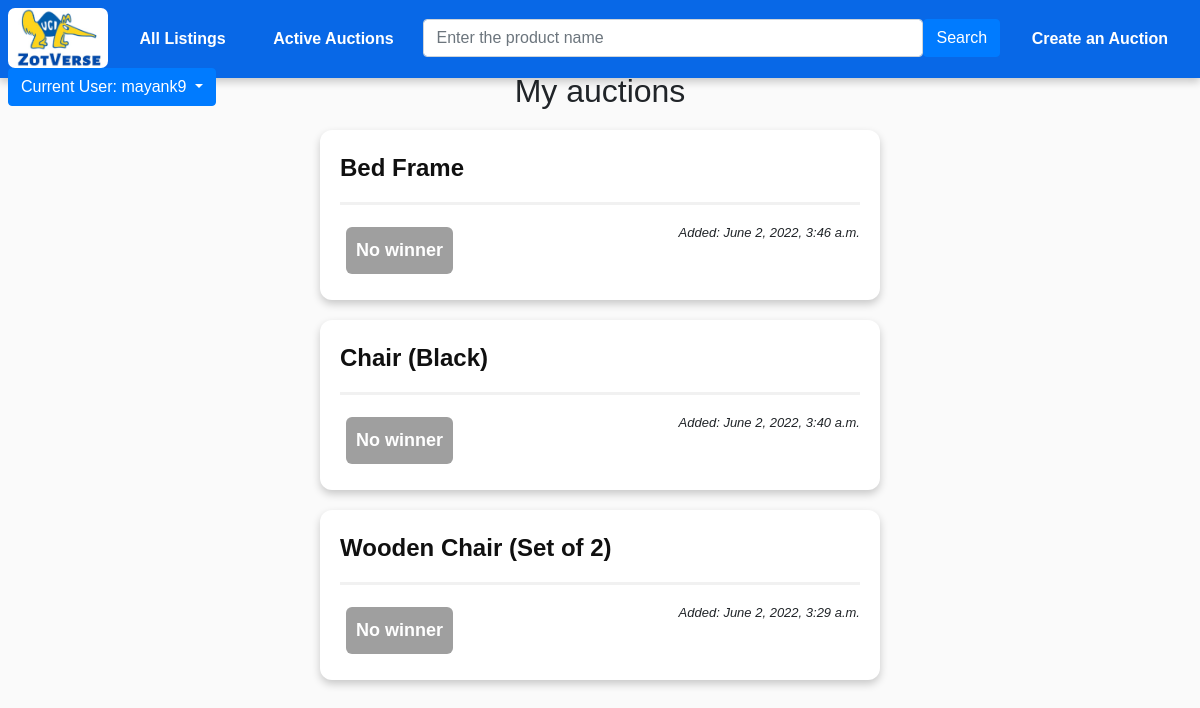
Page /myauctions/ (signed in) on the committed database.
### auctions/models.py (models this page shows, shortened)
class Auction(models.Model):
    author = models.ForeignKey(User, on_delete=models.CASCADE)
    title = models.CharField(max_length=300)
    desc = models.CharField(max_length=2000, blank=True)
    image = models.ImageField(upload_to='auction_images/', blank=True, default = 'auction_images/default/default.svg')
    min_value = models.IntegerField()
    date_added = models.DateTimeField()
    duration = models.FloatField(default=24)
    is_active = models.BooleanField(default=True)
    winner = models.ForeignKey(User, on_delete=models.SET("(deleted)"),
                               blank=True,
                               null=True,
                               related_name="auction_winner",
                               related_query_name="auction_winner")
    final_value = models.IntegerField(blank=True, null=True)
    def resolve(self):
        if self.is_active:
            if self.has_expired():
                highest_bid = Bid.objects.filter(auction=self).order_by('-amount').order_by('date').first()
                if highest_bid:
                    self.winner = highest_bid.bidder
                    self.final_value = highest_bid.amount
                self.is_active = False
                self.save()

### auctions/views.py (the view)
# urls.py: path('myauctions/', auctions_views.my_auctions, name="my_auctions"),
@login_required
def my_auctions(request):
    my_auctions_list = Auction.objects.all().filter(author=request.user).order_by('-date_added')
    for a in my_auctions_list:
        a.resolve()
    template = loader.get_template('auctions/my_auctions.html')
    context = {
        'my_auctions_list': my_auctions_list,
    }
    return HttpResponse(template.render(context, request))

### auctions/templates/auctions/my_auctions.html (shortened to what this page needs)
{% extends "base.html" %}
{% block content %}
<h2> My auctions </h2>
{% if my_auctions_list %}
    <ul class="my-auction-list">
    {% for auction in my_auctions_list %}
        <li class="my-auction-li"><a class="my-auction-link" href="{% url 'auctions:detail' auction.id %}">{{ auction.title }}</a>
            <hr>
            <div class="my-auction-date">Added: {{ auction.date_added }}</div>
            {% if auction.is_active %}
                <span class="my-auction-status-active">
                    Pending
                </span>
                <span class="my-auction-value">
                    ${{ auction.min_value }}
                </span>
            {% else %}
                {% if auction.final_value %}
                <span class="my-auction-status-resolved">
                    Final value: {{ auction.final_value }}$
                </span>
                {% else %}
                <span class="my-auction-status-no_winner">
                    No winner
                </span>
                {% endif %}
            {% endif %}
        </li>
    {% endfor %}
    </ul>
{% else %}
    <h4>No auctions are available.</h4>
{% endif %}
{% endblock %}

### templates/base.html (shortened to what this page needs)
<!DOCTYPE html>
<html lang="en">
<head>
  <link rel="stylesheet" href="https://stackpath.bootstrapcdn.com/bootstrap/4.1.3/css/bootstrap.min.css">
  {% load static %}
  <link rel="stylesheet" href="{% static 'css/style.css' %}">
  <link rel="stylesheet" href="{% static 'font-awesome-4.7.0/css/font-awesome.css' %}">
  <link rel="stylesheet" href="https://cdn.jsdelivr.net/npm/@fortawesome/fontawesome-free@5.15.4/css/fontawesome.min.css">
</head>
<body>
      {% block sidebar %}
        <ul class="navbar navbar-custom" style="overflow:visible">
          <li class="auction-rush-button">
            <a class="navbar-link" href="{% url 'about' %}">
              <img src="/static/ZotVerse_logo.jpeg" alt="Peter" style="width: 100px; height: 60px; border-radius: 7px;">
            </a>
        </li>
          <li class="navbar-item"><a class="navbar-link" href="{% url 'auctions:auctions' %}">All Listings</a></li>
          <li class="navbar-item"><a class="navbar-link" href="{% url 'index' %}"">Active Auctions</a></li>
          <li class="navbar-item">
          <div class="input-group">
            <div class="form-outline">
              <form method="post" action="/auctions/search" >
              <input name = "search_keyword" type="search" placeholder="Enter the product name" class="form-control" />
            </div>
            <button type="submit" class="btn btn-primary">
              <span>Search</span>
            </button>
          </div>
          </li>
          {% if user.is_authenticated %}
          <li class="create-auction-button"><a class="navbar-link" href="{% url 'auctions:create' %}">Create an Auction</a> </li>
          {% endif %}
          {% if user.is_authenticated %}
            <div class="dropdown mr-5" style="z-index:100 !important">
              <button class="btn btn-primary dropdown-toggle" type="button" id="dropdownMenuButton" data-toggle="dropdown" aria-haspopup="true" aria-expanded="false">
                Current User: <span class="">{{ user.get_username }}</span>
              </button>
            </div>
            {% else %}
            <li class="navbar-item-right"><a class="navbar-link" href="{% url 'login' %}?next={% url 'index' %}">Login</a></li>
            <li class="navbar-item-right"><a class="navbar-link" href="{% url 'register' %}?next={{request.path}}">Register</a></li>
          {% endif %}
        </ul>
     {% endblock %}
      <div class="main-content">{% block content %}{% endblock %}</div>
</body>
</html>

### static/css/style.css (style rules this page uses)
:root { --background: #FFFFFF; --color0: #F1F1F1; --color1: #ED665B; --color2: #39B8A5; --color3: #F98F3D; --color4: #1972E7; --color5: #AE5BF6; --color6: #4DCCE5; --color7: #101010; --color8: #9F9F9F; --color9: #ED3D2E; --color10: #16B8A0; --color11: #F97916; --color12: #0868E7; --color13: #9422F6; --color14: #10C2E5; --color15: #656565; --color16: #ffff00; --main-bg: #FAFAFA; --navbar-bg: #2A2A2A; --light-green: #C8F9E3; --navbar-bg-hover: #3A3A3A; --shadow: 0 4px 8px 0 rgba(0,0,0,0.2); --strong-shadow: 0 4px 8px 0 rgba(0,0,0,0.5); }
body { background: var(--main-bg); }
* { font-family: sans-serif !important; }
hr { border: 0; height: 3px; background: var(--color0); }
h2 { text-align: center; }
.main-content { margin-top: 6%; }
li a { color: var(--color2); }
.navbar-item { float: left; transition: .3s; width: auto; font-weight: bold; }
.form-outline { width: 500px; font-weight: bold; }
.navbar-item .navbar-link { display: block; width: auto; height: 55px; border-radius: 30% / 10%; color: white; text-align: center; text-indent: .1em; color: var(--background); text-align: center; padding: 16px; text-decoration: none; transition: .3s; font-weight: bold; }
.create-auction-button { width: auto; height: 55px; border-radius: 30% / 10%; color: white; text-align: center; text-indent: .1em; float: left; transition: .3s; font-weight: bold; }
.create-auction-button .navbar-link { display: block; color: var(--background); width: auto; height: 55px; border-radius: 30% / 10%; color: white; text-align: center; text-indent: .1em; padding: 16px; text-decoration: none; transition: .3s; color:white; font-weight: bold; }
.auction-rush-button .navbar-link { background-color: white; text-decoration: none; transition: .3s; font-weight: bold; }
.auction-rush-button { float: left; transition: .3s; font-weight: bold; }
.my-auction-list { list-style-type: none; width: 50%; margin: auto; }
.my-auction-li { box-shadow: var(--shadow); background: var(--background); display: inline-list-item; border-radius: 12px; padding: 20px; margin: 20px; margin-left: -20px; text-overflow: ellipsis; white-space: nowrap; overflow: hidden; font-size: large; }
.my-auction-link { text-decoration: none; font-size: x-large; font-weight: bold; text-align: center; color: var(--color7); }
.my-auction-date { font-style: italic; font-size: small; margin-top: 2px; float: right; }
.my-auction-status-no_winner { font-weight: bold; color: var(--background); background: var(--color8); padding: 10px; margin: 6px; border-radius: 6px; float: left; }
.navbar-custom { list-style-type: none; position: absolute; top: 0; left: 0; margin: 0; padding: 5 px !important; width: 100%; overflow: hidden; background-color: var(--color12); box-shadow: var(--shadow); height: 78px; overflow: auto; white-space: nowrap; padding-left: 8px; }

### rows in the picture
Auction: title "Bed Frame", date_added "June 2, 2022, 3:46 a.m.", is_active "No winner"
Auction: title "Chair (Black)", date_added "June 2, 2022, 3:40 a.m.", is_active "No winner"
Auction: title "Wooden Chair (Set of 2)", date_added "June 2, 2022, 3:29 a.m.", is_active "No winner"

### other values in the picture
{{ user.get_username }} "mayank9"
